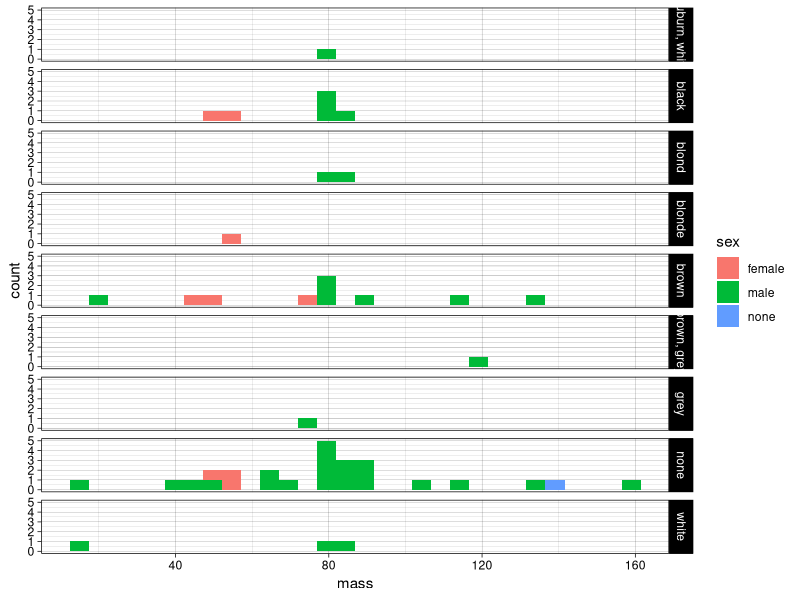
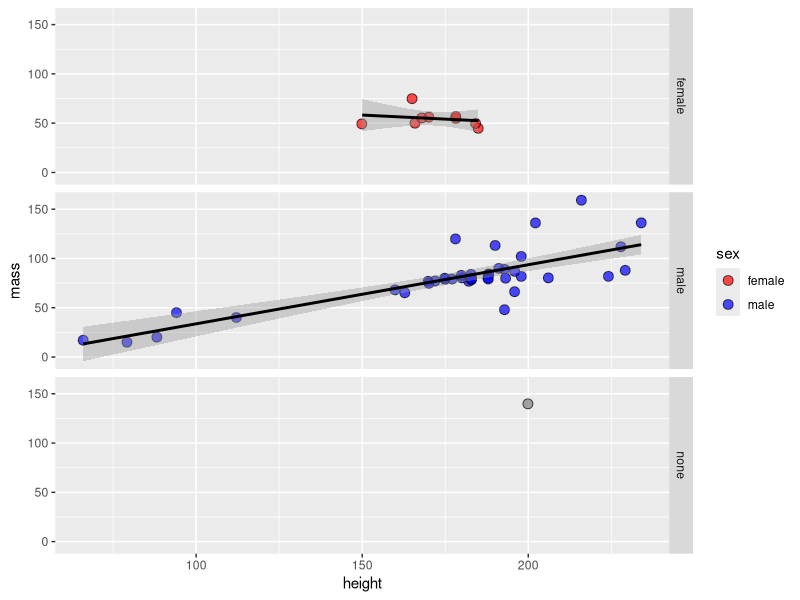

R code for these plots, in order:
#TD sur les graphics du 04/02/2025

library(dplyr)
data("starwars")
starwars
head(starwars)

install.packages("ggplot2")
library(ggplot2)

data <- starwars |> filter(!is.na(name) & !is.na(mass) & !is.na(eye_color) & !is.na(sex) & !is.na(hair_color))
head(data)
#Selectionner les données dont nous avons besoins pour notre histogram de masse selon les couleur de cheveux
data2 <- data |> select(mass, sex, hair_color)
ggplot(data2) + geom_histogram(aes(x = mass, fill = sex)) + theme_linedraw () + facet_grid (hair_color~.)

#Graphe illustrant la relation existante entre la masse et la taille des différents personnages de starwars
ggplot(data, aes(x = height, y = mass)) +
  geom_jitter(aes(fill = sex), width = 0.2, size = 3, alpha = 0.7, shape = 21) +
  scale_fill_manual(values = c("female" = "red", "male" = "blue")) +
  facet_grid(sex ~ .) + theme_grey() + geom_smooth (method= "lm", color="black")

  